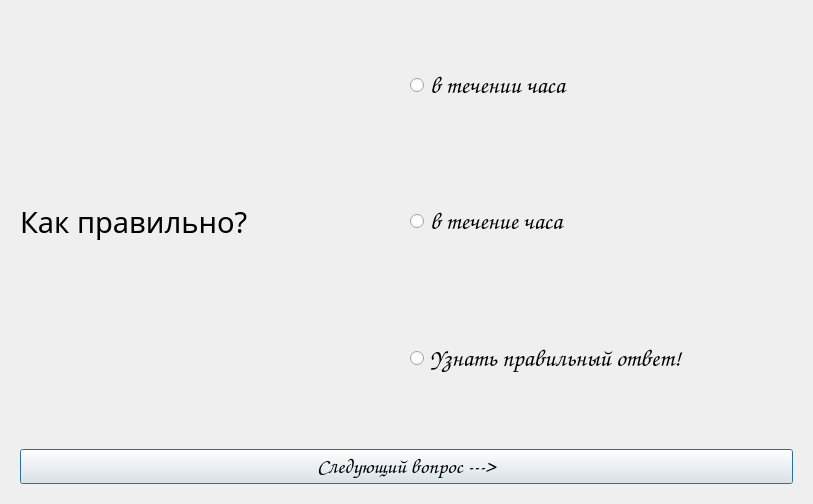
<?xml version="1.0" encoding="UTF-8"?>
<ui version="4.0">
 <class>Dialog</class>
 <widget class="QDialog" name="Dialog">
  <property name="geometry">
   <rect>
    <x>0</x>
    <y>0</y>
    <width>813</width>
    <height>504</height>
   </rect>
  </property>
  <property name="windowTitle">
   <string>60 частых ошибок в русском языке</string>
  </property>
  <layout class="QGridLayout" name="gridLayout">
   <item row="0" column="0">
    <widget class="QWidget" name="widget" native="true">
     <layout class="QGridLayout" name="gridLayout_3">
      <item row="0" column="0">
       <widget class="QLabel" name="lbl">
        <property name="font">
         <font>
          <family>Book Antiqua</family>
          <pointsize>22</pointsize>
          <weight>50</weight>
          <bold>false</bold>
         </font>
        </property>
        <property name="text">
         <string>Как правильно?</string>
        </property>
       </widget>
      </item>
      <item row="0" column="1">
       <layout class="QGridLayout" name="gridLayout_2">
        <item row="0" column="0">
         <widget class="QRadioButton" name="rb1">
          <property name="sizePolicy">
           <sizepolicy hsizetype="Minimum" vsizetype="Expanding">
            <horstretch>0</horstretch>
            <verstretch>0</verstretch>
           </sizepolicy>
          </property>
          <property name="font">
           <font>
            <family>Z003</family>
            <pointsize>18</pointsize>
            <italic>true</italic>
           </font>
          </property>
          <property name="text">
           <string>в течении часа</string>
          </property>
         </widget>
        </item>
        <item row="1" column="0">
         <widget class="QRadioButton" name="rb2">
          <property name="sizePolicy">
           <sizepolicy hsizetype="Minimum" vsizetype="Expanding">
            <horstretch>0</horstretch>
            <verstretch>0</verstretch>
           </sizepolicy>
          </property>
          <property name="font">
           <font>
            <family>Z003</family>
            <pointsize>18</pointsize>
            <italic>true</italic>
           </font>
          </property>
          <property name="text">
           <string>в течение часа</string>
          </property>
         </widget>
        </item>
        <item row="2" column="0">
         <widget class="QRadioButton" name="rb3">
          <property name="sizePolicy">
           <sizepolicy hsizetype="Minimum" vsizetype="Expanding">
            <horstretch>0</horstretch>
            <verstretch>0</verstretch>
           </sizepolicy>
          </property>
          <property name="font">
           <font>
            <family>Z003</family>
            <pointsize>18</pointsize>
            <italic>true</italic>
           </font>
          </property>
          <property name="text">
           <string>Узнать правильный ответ!</string>
          </property>
         </widget>
        </item>
       </layout>
      </item>
      <item row="2" column="0" colspan="2">
       <widget class="QPushButton" name="pushButton">
        <property name="font">
         <font>
          <family>Z003</family>
          <pointsize>16</pointsize>
          <italic>true</italic>
         </font>
        </property>
        <property name="text">
         <string>Следующий вопрос ---&gt;</string>
        </property>
       </widget>
      </item>
      <item row="1" column="0" colspan="2">
       <widget class="QLabel" name="label">
        <property name="sizePolicy">
         <sizepolicy hsizetype="Preferred" vsizetype="Minimum">
          <horstretch>0</horstretch>
          <verstretch>0</verstretch>
         </sizepolicy>
        </property>
        <property name="text">
         <string/>
        </property>
       </widget>
      </item>
     </layout>
    </widget>
   </item>
  </layout>
 </widget>
 <resources/>
 <connections/>
</ui>
